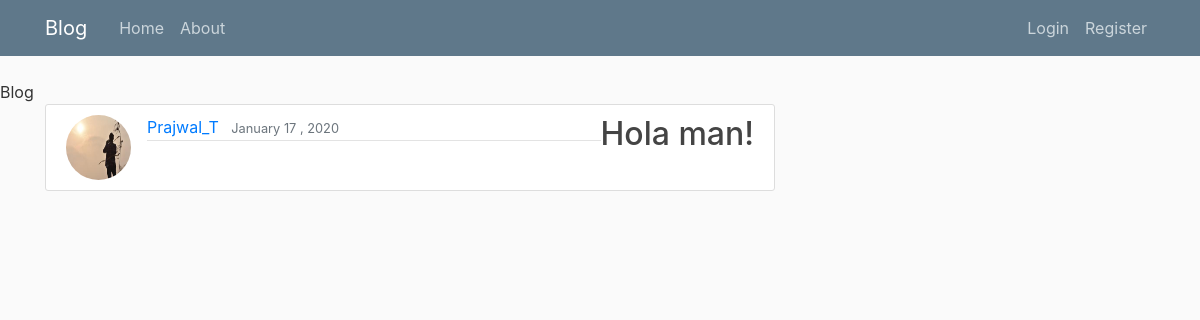
The app's page /post/18/ with its own data.
### blog_app/models.py (models this page shows, shortened)
class Post(models.Model):
    title = models.CharField(max_length=100)
    content = models.TextField()
    date_posted = models.DateField(default=timezone.now)
    author = models.ForeignKey(User, on_delete=models.CASCADE)

### user_app/models.py (models this page shows, shortened)
class Profile(models.Model):
    user = models.OneToOneField(User, on_delete=models.CASCADE)
    image = models.ImageField(default='default.jpg',upload_to='profile_pics')

### blog_app/views.py (the view)
# urls.py: path('post/<int:pk>/', PostDetailView.as_view(), name = 'post-detail'),
class PostDetailView(DetailView):
    model = Post

### blog_app/templates/blog_app/post_detail.html (shortened to what this page needs)
{% extends "blog_app/base.html" %}
{% block content %}
     <article class="media content-section">
          <img class="rounded-circle article-img" src="{{ object.author.profile.image.url }}">
          <div class="media-body">
              <div class="article-metadata">
                <a class="mr-2" href="{% url 'user-posts' on=object.author.username %}">{{ object.author }}</a>
                <small class="text-muted">{{ object.date_posted|date:"F d , Y" }}</small>
                </div>
            </div>
              <h2 class="article-title"><{{ object.title }}</h2>
              <p class="article-content">{{ object.content }}</p>
            </div>
{% endblock content %}

### blog_app/static/blog_app/main.css (style rules this page uses)
body { background: #fafafa; color: #333333; margin-top: 5rem; }
h1, h2, h3, h4, h5, h6 { color: #444444; }
.content-section { background: #ffffff; padding: 10px 20px; border: 1px solid #dddddd; border-radius: 3px; margin-bottom: 20px; }
.article-title { color: #444444; }
.article-content { white-space: pre-line; }
.article-img { height: 65px; width: 65px; margin-right: 16px; }
.article-metadata { padding-bottom: 1px; margin-bottom: 4px; border-bottom: 1px solid #e3e3e3 }

### records on screen
Post: author.profile.image (picture), author "Prajwal_T", date_posted "January 17 , 2020", content "Hola man!"
